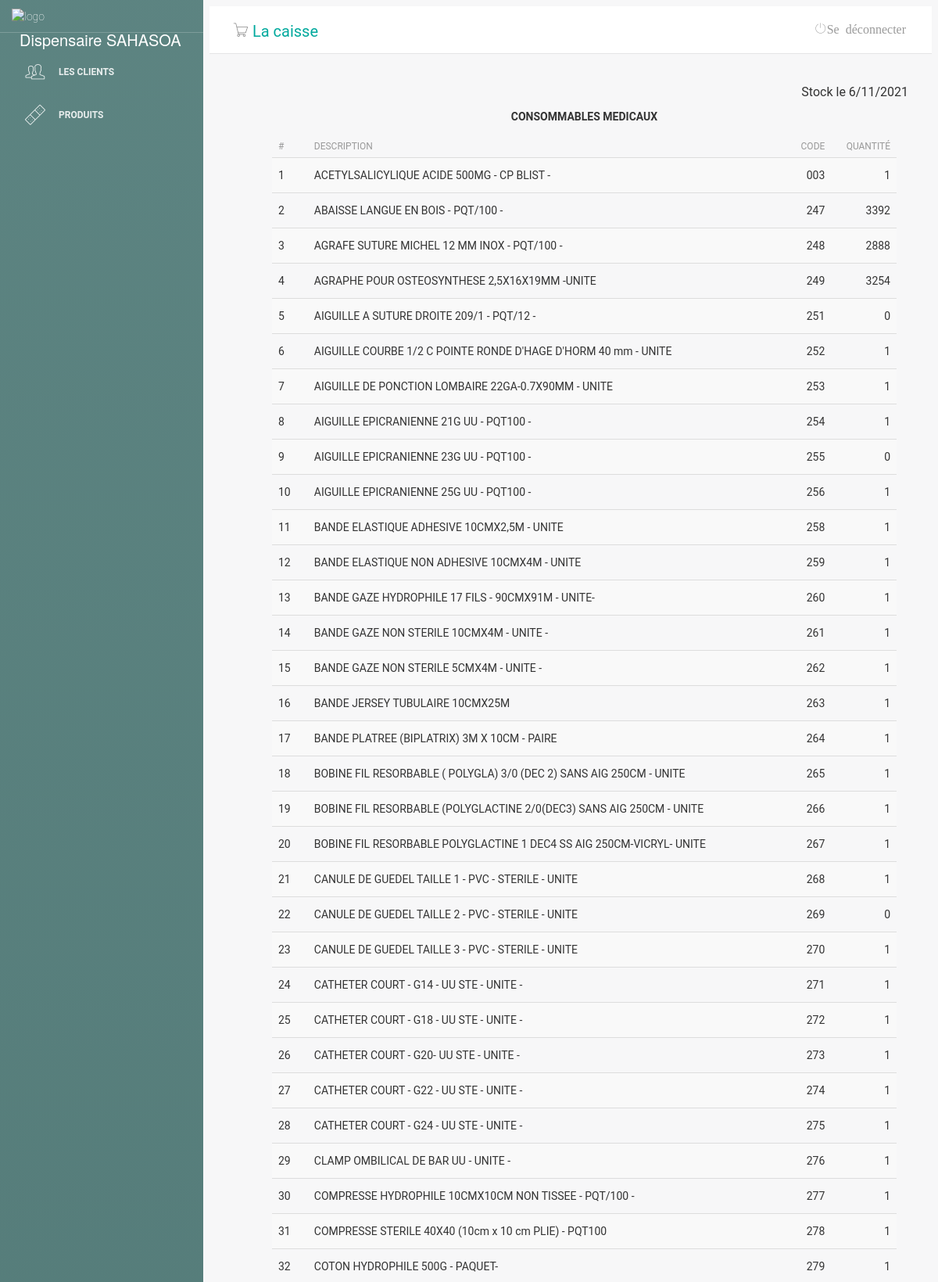
Page /main.php?pg=inventory (upper part) on the committed database.
### tables this page shows
CREATE TABLE "tb_produtos" (
	"id"	INTEGER,
	"descricao"	varchar(55),
	"codInterno"	TEXT,
	"codBarras"	int(11),
	"fornecedor"	int(11),
	"custo"	NUMERIC,
	"venda"	NUMERIC,
	"principio"	varchar(55),
	"quantidade"	NUMERIC,
	"benefice"	NUMERIC,
	PRIMARY KEY("id" AUTOINCREMENT)
);

### inventory.php (the view)
<?php
include('classes/Mysql.php');
$date = date('m/d/y');
$date2 = date_parse("$date");
$jour = $date2['day'];
$mois = $date2['month'];
$annee = $date2['year'];
?>
<div class="lista-cliente">
    <h5 style="text-align:right;">Stock le <?= $jour . "/" . $mois . "/" . $annee ?></h5>
    <?php
    $sql = $db->prepare("SELECT principio FROM `tb_produtos`");
    $sql->execute();
    $reg = $sql->fetchAll();
    $reg = array_unique(array_column($reg, 'principio'));
    foreach ($reg as $value2) {
        $types = strtoupper($value2);
        echo "<h6 style='text-align:center;'>$types</h6>";
        $sql = $db->prepare("SELECT * FROM `tb_produtos` WHERE principio = '$value2'");
        $sql->execute();
        $produtos = $sql->fetchAll();
        $count = 0;
    ?>
        <div class="table-responsive col-md-12">
            <table class="table table-striped" cellspacing="0" cellpadding="0">
                <thead>
                    <tr>
                        <th>#</th>
                        <th>Description</th>
                        <th style="text-align:right">Code</th>
                        <th style="text-align:right">Quantité</th>
                    </tr>
                </thead>
                <tbody>
                    <tr>
                        <?php foreach ($produtos as $value) :
                        $count++;
                            ?>
                            <td><?php echo $count ?></td>
                            <td style="min-width: 490px;"><?php echo $value['descricao'] ?></td>
                            <td style="text-align:right"><?php echo $value['codInterno'] ?></td>
                            <td style="text-align:right"><?php echo $value['quantidade'] ?></td>
                    </tr>
                <?php endforeach; ?>
                </tbody>
            </table>
        </div>
    <?php
    }
    ?>
</div>

### css/style.css (style rules this page uses)
.lista-cliente { margin-left: 50px; }

### rows in the picture
tb_produtos: descricao "ACETYLSALICYLIQUE ACIDE 500MG - CP BLIST -", codInterno "003", quantidade "1"
tb_produtos: descricao "ABAISSE LANGUE EN BOIS - PQT/100 -", codInterno "247", quantidade "3392"
tb_produtos: descricao "AGRAFE SUTURE MICHEL 12 MM INOX - PQT/100 -", codInterno "248", quantidade "2888"
tb_produtos: descricao "AGRAPHE POUR OSTEOSYNTHESE 2,5X16X19MM -UNITE", codInterno "249", quantidade "3254"
tb_produtos: descricao "AIGUILLE A SUTURE DROITE 209/1 - PQT/12 -", codInterno "251", quantidade "0"
tb_produtos: descricao "AIGUILLE COURBE 1/2 C POINTE RONDE D'HAGE D'HORM 40 mm - UNITE", codInterno "252", quantidade "1"
tb_produtos: descricao "AIGUILLE DE PONCTION LOMBAIRE 22GA-0.7X90MM - UNITE", codInterno "253", quantidade "1"
tb_produtos: descricao "AIGUILLE EPICRANIENNE 21G UU - PQT100 -", codInterno "254", quantidade "1"
tb_produtos: descricao "AIGUILLE EPICRANIENNE 23G UU - PQT100 -", codInterno "255", quantidade "0"
tb_produtos: descricao "AIGUILLE EPICRANIENNE 25G UU - PQT100 -", codInterno "256", quantidade "1"
tb_produtos: descricao "BANDE ELASTIQUE ADHESIVE 10CMX2,5M - UNITE", codInterno "258", quantidade "1"
tb_produtos: descricao "BANDE ELASTIQUE NON ADHESIVE 10CMX4M - UNITE", codInterno "259", quantidade "1"
tb_produtos: descricao "BANDE GAZE HYDROPHILE 17 FILS - 90CMX91M - UNITE-", codInterno "260", quantidade "1"
tb_produtos: descricao "BANDE GAZE NON STERILE 10CMX4M - UNITE -", codInterno "261", quantidade "1"
tb_produtos: descricao "BANDE GAZE NON STERILE 5CMX4M - UNITE -", codInterno "262", quantidade "1"
tb_produtos: descricao "BANDE JERSEY TUBULAIRE 10CMX25M", codInterno "263", quantidade "1"
tb_produtos: descricao "BANDE PLATREE (BIPLATRIX) 3M X 10CM - PAIRE", codInterno "264", quantidade "1"
tb_produtos: descricao "BOBINE FIL RESORBABLE ( POLYGLA) 3/0 (DEC 2) SANS AIG 250CM - UNITE", codInterno "265", quantidade "1"
tb_produtos: descricao "BOBINE FIL RESORBABLE (POLYGLACTINE 2/0(DEC3) SANS AIG 250CM - UNITE", codInterno "266", quantidade "1"
tb_produtos: descricao "BOBINE FIL RESORBABLE POLYGLACTINE 1 DEC4 SS AIG 250CM-VICRYL- UNITE", codInterno "267", quantidade "1"
tb_produtos: descricao "CANULE DE GUEDEL TAILLE 1 - PVC - STERILE - UNITE", codInterno "268", quantidade "1"
tb_produtos: descricao "CANULE DE GUEDEL TAILLE 2 - PVC - STERILE - UNITE", codInterno "269", quantidade "0"
tb_produtos: descricao "CANULE DE GUEDEL TAILLE 3 - PVC - STERILE - UNITE", codInterno "270", quantidade "1"
tb_produtos: descricao "CATHETER COURT - G14 - UU STE - UNITE -", codInterno "271", quantidade "1"
tb_produtos: descricao "CATHETER COURT - G18 - UU STE - UNITE -", codInterno "272", quantidade "1"
tb_produtos: descricao "CATHETER COURT - G20- UU STE - UNITE -", codInterno "273", quantidade "1"
tb_produtos: descricao "CATHETER COURT - G22 - UU STE - UNITE -", codInterno "274", quantidade "1"
tb_produtos: descricao "CATHETER COURT - G24 - UU STE - UNITE -", codInterno "275", quantidade "1"
tb_produtos: descricao "CLAMP OMBILICAL DE BAR UU - UNITE -", codInterno "276", quantidade "1"
tb_produtos: descricao "COMPRESSE HYDROPHILE 10CMX10CM NON TISSEE - PQT/100 -", codInterno "277", quantidade "1"
tb_produtos: descricao "COMPRESSE STERILE 40X40 (10cm x 10 cm PLIE) - PQT100", codInterno "278", quantidade "1"
tb_produtos: descricao "COTON HYDROPHILE 500G - PAQUET-", codInterno "279", quantidade "1"

### other values in the picture
$jour "6"
$mois "11"
$annee "2021"
$types "CONSOMMABLES MEDICAUX"
